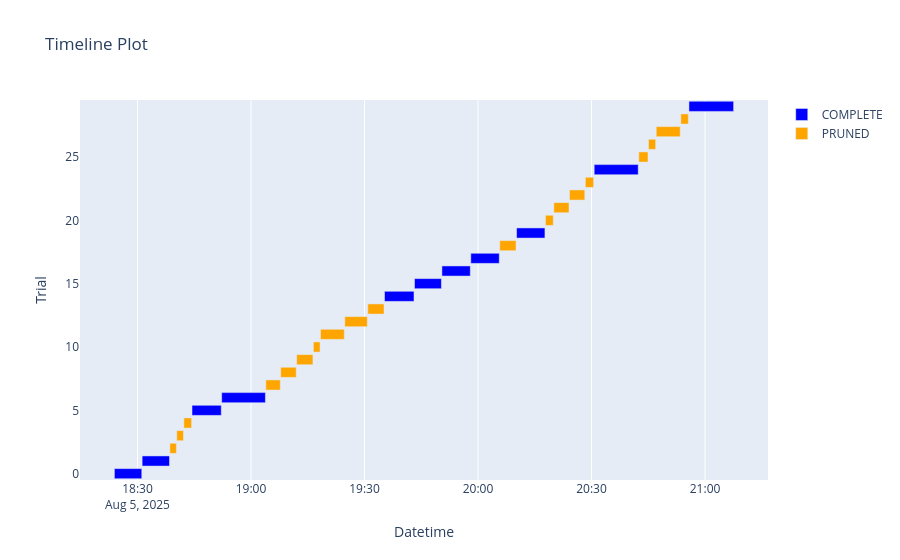

This figure's notebook cell:
### Code cell
optuna.visualization.plot_timeline(study)

### Figure 1 — Plotly figure (JSON) as saved in the notebook; plotly's stock layout.template omitted (floating-point values rounded to 4 significant figures)
{"data": [{"base": ["2025-08-05T18:23:54.176238", "2025-08-05T18:31:13.943316", "2025-08-05T18:44:24.960654", "2025-08-05T18:52:15.334722", "2025-08-05T19:35:17.346637", "2025-08-05T19:43:13.046690", "2025-08-05T19:50:27.868737", "2025-08-05T19:58:05.913601", "2025-08-05T20:10:11.580384", "2025-08-05T20:30:42.487274", "2025-08-05T20:55:45.063316"], "hovertemplate": "%{text}<extra>COMPLETE</extra>", "marker": {"color": "blue"}, "name": "COMPLETE", "orientation": "h", "text": ["{<br>  \"number\": 0,<br>  \"values\": [<br>    0.04472615741766416<br>  ],<br>  \"params\": {<br>    \"backbone_LR\": 1.158786056141319e-06,<br>    \"head_LR\": 0.0012947327905516305,<br>    \"weight_decay\": 0.00248302911476369,<br>    \"batch_size\": 128,<br>    \"head_layer_1\": 1024,<br>    \"num_layers\": 1,<br>    \"dropout\": 0.30000000000000004<br>  }<br>}", "{<br>  \"number\": 1,<br>  \"values\": [<br>    0.044057217928079456<br>  ],<br>  \"params\": {<br>    \"backbone_LR\": 2.1233895832032992e-06,<br>    \"head_LR\": 5.682620280991993e-05,<br>    \"weight_decay\": 0.003029448997032922,<br>    \"batch_size\": 128,<br>    \"head_layer_1\": 512,<br>    \"num_layers\": 1,<br>    \"dropout\": 0.2<br>  }<br>}", "{<br>  \"number\": 5,<br>  \"values\": [<br>    0.004571005637094809<br>  ],<br>  \"params\": {<br>    \"backbone_LR\": 3.595431762380958e-05,<br>    \"head_LR\": 2.068289969882476e-05,<br>    \"weight_decay\": 0.00018322898756649783,<br>    \"batch_size\": 32,<br>    \"head_layer_1\": 1024,<br>    \"num_layers\": 2,<br>    \"head_layer_2\": 256,<br>    \"dropout\": 0.0<br>  }<br>}", "{<br>  \"number\": 6,<br>  \"values\": [<br>    0.014069118295909186<br>  ],<br>  \"params\": {<br>    \"backbone_LR\": 0.0005697977416424207,<br>    \"head_LR\": 0.0007075653244860886,<br>    \"weight_decay\": 0.00014672133866428438,<br>    \"batch_size\": 8,<br>    \"head_layer_1\": 1024,<br>    \"num_layers\": 1,<br>    \"dropout\": 0.0<br>  }<br>}", "{<br>  \"number\": 14,<br>  \"values\": [<br>    0.004478577457260913<br>  ],<br>  \"params\": {<br>    \"backbone_LR\": 1.0301894045998728e-05,<br>    \"head_LR\": 4.4401173254040736e-05,<br>    \"weight_decay\": 0.0024272923850788193,<br>    \"batch_size\": 32,<br>    \"head_layer_1\": 1024,<br>    \"num_layers\": 2,<br>    \"head_layer_2\": 128,<br>    \"dropout\": 0.0<br>  }<br>}", "{<br>  \"number\": 15,<br>  \"values\": [<br>    0.004529840474088605<br>  ],<br>  \"params\": {<br>    \"backbone_LR\": 2.253637954268342e-06,<br>    \"head_LR\": 1.004817511780042e-05,<br>    \"weight_decay\": 0.003521485652095079,<br>    \"batch_size\": 64,<br>    \"head_layer_1\": 1024,<br>    \"num_layers\": 2,<br>    \"head_layer_2\": 128,<br>    \"dropout\": 0.0<br>  }<br>}", "{<br>  \"number\": 16,<br>  \"values\": [<br>    0.0033030741391345286<br>  ],<br>  \"params\": {<br>    \"backbone_LR\": 2.0813751179131146e-06,<br>    \"head_LR\": 4.982644048867052e-06,<br>    \"weight_decay\": 0.024500008424662767,<br>    \"batch_size\": 32,<br>    \"head_layer_1\": 1024,<br>    \"num_layers\": 2,<br>    \"head_layer_2\": 128,<br>    \"dropout\": 0.0<br>  }<br>}", "{<br>  \"number\": 17,<br>  \"values\": [<br>    0.003975796405799114<br>  ],<br>  \"params\": {<br>    \"backbone_LR\": 1.6316385478858395e-06,<br>    \"head_LR\": 3.7135517160449843e-06,<br>    \"weight_decay\": 0.36557525368847993,<br>    \"batch_size\": 32,<br>    \"head_layer_1\": 1024,<br>    \"num_layers\": 2,<br>    \"head_layer_2\": 128,<br>    \"dropout\": 0.0<br>  }<br>}", "{<br>  \"number\": 19,<br>  \"values\": [<br>    0.0039049869542045947<br>  ],<br>  \"params\": {<br>    \"backbone_LR\": 1.051977576599649e-06,<br>    \"head_LR\": 4.871793070490778e-06,<br>    \"weight_decay\": 0.20473871786846903,<br>    \"batch_size\": 32,<br>    \"head_layer_1\": 1024,<br>    \"num_layers\": 2,<br>    \"head_layer_2\": 128,<br>    \"dropout\": 0.0<br>  }<br>}", "{<br>  \"number\": 24,<br>  \"values\": [<br>    0.003806186151674753<br>  ],<br>  \"params\": {<br>    \"backbone_LR\": 1.838934064809508e-06,<br>    \"head_LR\": 8.354097348060953e-06,<br>    \"weight_decay\": 0.26179639294296664,<br>    \"batch_size\": 8,<br>    \"head_layer_1\": 256,<br>    \"num_layers\": 1,<br>    \"dropout\": 0.0<br>  }<br>}", "{<br>  \"number\": 29,<br>  \"values\": [<br>    0.003716752003379372<br>  ],<br>  \"params\": {<br>    \"backbone_LR\": 9.902323953050831e-06,<br>    \"head_LR\": 1.7674854687250037e-06,<br>    \"weight_decay\": 0.009598702282888961,<br>    \"batch_size\": 8,<br>    \"head_layer_1\": 2048,<br>    \"num_layers\": 2,<br>    \"head_layer_2\": 1024,<br>    \"dropout\": 0.0<br>  }<br>}"], "textposition": "none", "type": "bar", "x": [434200.0, 433900.0, 463900.0, 693500.0, 467800.0, 426700.0, 450000.0, 451000.0, 449900.0, 698200.0, 708000.0], "y": [0, 1, 5, 6, 14, 15, 16, 17, 19, 24, 29]}, {"base": ["2025-08-05T18:38:33.711146", "2025-08-05T18:40:23.606999", "2025-08-05T18:42:15.243703", "2025-08-05T19:03:55.374916", "2025-08-05T19:07:51.616367", "2025-08-05T19:12:04.588181", "2025-08-05T19:16:29.864772", "2025-08-05T19:18:22.673779", "2025-08-05T19:24:47.341729", "2025-08-05T19:30:52.679484", "2025-08-05T20:05:44.966851", "2025-08-05T20:17:49.860565", "2025-08-05T20:20:02.447898", "2025-08-05T20:24:11.850114", "2025-08-05T20:28:22.305712", "2025-08-05T20:42:29.931458", "2025-08-05T20:45:04.555934", "2025-08-05T20:47:06.520279", "2025-08-05T20:53:36.287602"], "hovertemplate": "%{text}<extra>PRUNED</extra>", "marker": {"color": "orange"}, "name": "PRUNED", "orientation": "h", "text": ["{<br>  \"number\": 2,<br>  \"values\": [<br>    0.1419322000673184<br>  ],<br>  \"params\": {<br>    \"backbone_LR\": 1.9286605870306204e-06,<br>    \"head_LR\": 1.7698885483565184e-05,<br>    \"weight_decay\": 0.000987195734131682,<br>    \"batch_size\": 128,<br>    \"head_layer_1\": 1024,<br>    \"num_layers\": 1,<br>    \"dropout\": 0.4<br>  }<br>}", "{<br>  \"number\": 3,<br>  \"values\": [<br>    0.049968336726753756<br>  ],<br>  \"params\": {<br>    \"backbone_LR\": 8.947867421863803e-05,<br>    \"head_LR\": 6.416121589958828e-05,<br>    \"weight_decay\": 0.018532990456349575,<br>    \"batch_size\": 32,<br>    \"head_layer_1\": 1024,<br>    \"num_layers\": 1,<br>    \"dropout\": 0.2<br>  }<br>}", "{<br>  \"number\": 4,<br>  \"values\": [<br>    0.05463936265844565<br>  ],<br>  \"params\": {<br>    \"backbone_LR\": 8.016500591102028e-05,<br>    \"head_LR\": 0.0002463193534243758,<br>    \"weight_decay\": 0.34301337067833354,<br>    \"batch_size\": 128,<br>    \"head_layer_1\": 2048,<br>    \"num_layers\": 1,<br>    \"dropout\": 0.5<br>  }<br>}", "{<br>  \"number\": 7,<br>  \"values\": [<br>    0.055573245152257957<br>  ],<br>  \"params\": {<br>    \"backbone_LR\": 0.00012338455147554216,<br>    \"head_LR\": 0.00026283810658325193,<br>    \"weight_decay\": 0.0021620723599930594,<br>    \"batch_size\": 64,<br>    \"head_layer_1\": 1024,<br>    \"num_layers\": 1,<br>    \"dropout\": 0.30000000000000004<br>  }<br>}", "{<br>  \"number\": 8,<br>  \"values\": [<br>    0.041088185559671656<br>  ],<br>  \"params\": {<br>    \"backbone_LR\": 1.847804107741296e-05,<br>    \"head_LR\": 0.0006993539895548541,<br>    \"weight_decay\": 8.389187711626852e-05,<br>    \"batch_size\": 128,<br>    \"head_layer_1\": 1024,<br>    \"num_layers\": 2,<br>    \"head_layer_2\": 256,<br>    \"dropout\": 0.1<br>  }<br>}", "{<br>  \"number\": 9,<br>  \"values\": [<br>    0.04577745171263814<br>  ],<br>  \"params\": {<br>    \"backbone_LR\": 0.0001181474166546887,<br>    \"head_LR\": 3.740955463435707e-05,<br>    \"weight_decay\": 8.333673828149525e-05,<br>    \"batch_size\": 32,<br>    \"head_layer_1\": 2048,<br>    \"num_layers\": 2,<br>    \"head_layer_2\": 512,<br>    \"dropout\": 0.1<br>  }<br>}", "{<br>  \"number\": 10,<br>  \"values\": [<br>    0.06420007133140014<br>  ],<br>  \"params\": {<br>    \"backbone_LR\": 6.227321530420774e-05,<br>    \"head_LR\": 2.7962744941607696e-06,<br>    \"weight_decay\": 0.00023192074189173198,<br>    \"batch_size\": 128,<br>    \"head_layer_1\": 1024,<br>    \"num_layers\": 2,<br>    \"head_layer_2\": 256,<br>    \"dropout\": 0.1<br>  }<br>}", "{<br>  \"number\": 11,<br>  \"values\": [<br>    0.1275803710644444<br>  ],<br>  \"params\": {<br>    \"backbone_LR\": 0.0002811618856865158,<br>    \"head_LR\": 3.328951109015974e-05,<br>    \"weight_decay\": 0.00020303927087278375,<br>    \"batch_size\": 8,<br>    \"head_layer_1\": 256,<br>    \"num_layers\": 1,<br>    \"dropout\": 0.1<br>  }<br>}", "{<br>  \"number\": 12,<br>  \"values\": [<br>    0.06726638422514074<br>  ],<br>  \"params\": {<br>    \"backbone_LR\": 0.0008547312346498801,<br>    \"head_LR\": 0.002625716902926366,<br>    \"weight_decay\": 8.414408015327138e-05,<br>    \"batch_size\": 8,<br>    \"head_layer_1\": 1024,<br>    \"num_layers\": 1,<br>    \"dropout\": 0.2<br>  }<br>}", "{<br>  \"number\": 13,<br>  \"values\": [<br>    0.042898468082197584<br>  ],<br>  \"params\": {<br>    \"backbone_LR\": 3.751464629600986e-06,<br>    \"head_LR\": 9.985065289919006e-06,<br>    \"weight_decay\": 0.00011433807747595327,<br>    \"batch_size\": 32,<br>    \"head_layer_1\": 128,<br>    \"num_layers\": 2,<br>    \"head_layer_2\": 2048,<br>    \"dropout\": 0.1<br>  }<br>}", "{<br>  \"number\": 18,<br>  \"values\": [<br>    0.040941722225397825<br>  ],<br>  \"params\": {<br>    \"backbone_LR\": 2.8856249401728064e-06,<br>    \"head_LR\": 3.8951054916165426e-05,<br>    \"weight_decay\": 0.3967743668874882,<br>    \"batch_size\": 32,<br>    \"head_layer_1\": 128,<br>    \"num_layers\": 2,<br>    \"head_layer_2\": 1024,<br>    \"dropout\": 0.1<br>  }<br>}", "{<br>  \"number\": 20,<br>  \"values\": [<br>    0.005483195140886192<br>  ],<br>  \"params\": {<br>    \"backbone_LR\": 4.833541264683696e-06,<br>    \"head_LR\": 0.0010008036766769271,<br>    \"weight_decay\": 0.18223325590958514,<br>    \"batch_size\": 128,<br>    \"head_layer_1\": 2048,<br>    \"num_layers\": 2,<br>    \"head_layer_2\": 128,<br>    \"dropout\": 0.0<br>  }<br>}", "{<br>  \"number\": 21,<br>  \"values\": [<br>    0.00396112530814627<br>  ],<br>  \"params\": {<br>    \"backbone_LR\": 4.571064436909836e-06,<br>    \"head_LR\": 1.6823014598722661e-06,<br>    \"weight_decay\": 0.48070176221656397,<br>    \"batch_size\": 128,<br>    \"head_layer_1\": 1024,<br>    \"num_layers\": 2,<br>    \"head_layer_2\": 128,<br>    \"dropout\": 0.0<br>  }<br>}", "{<br>  \"number\": 22,<br>  \"values\": [<br>    0.004668858488842558<br>  ],<br>  \"params\": {<br>    \"backbone_LR\": 1.6303738822118743e-06,<br>    \"head_LR\": 1.086295645068576e-06,<br>    \"weight_decay\": 0.14252744959433963,<br>    \"batch_size\": 32,<br>    \"head_layer_1\": 1024,<br>    \"num_layers\": 2,<br>    \"head_layer_2\": 128,<br>    \"dropout\": 0.0<br>  }<br>}", "{<br>  \"number\": 23,<br>  \"values\": [<br>    0.057826728859223464<br>  ],<br>  \"params\": {<br>    \"backbone_LR\": 1.1450083343972792e-06,<br>    \"head_LR\": 2.90035698075321e-06,<br>    \"weight_decay\": 0.026599815508887754,<br>    \"batch_size\": 16,<br>    \"head_layer_1\": 2048,<br>    \"num_layers\": 2,<br>    \"head_layer_2\": 128,<br>    \"dropout\": 0.2<br>  }<br>}", "{<br>  \"number\": 25,<br>  \"values\": [<br>    0.046966518102222736<br>  ],<br>  \"params\": {<br>    \"backbone_LR\": 1.2557613648058542e-06,<br>    \"head_LR\": 1.3252559958260208e-05,<br>    \"weight_decay\": 0.023405519308881028,<br>    \"batch_size\": 8,<br>    \"head_layer_1\": 256,<br>    \"num_layers\": 1,<br>    \"dropout\": 0.1<br>  }<br>}", "{<br>  \"number\": 26,<br>  \"values\": [<br>    0.005592706107283727<br>  ],<br>  \"params\": {<br>    \"backbone_LR\": 1.523307608664157e-06,<br>    \"head_LR\": 1.8915499856069717e-05,<br>    \"weight_decay\": 0.38769530820441933,<br>    \"batch_size\": 64,<br>    \"head_layer_1\": 512,<br>    \"num_layers\": 1,<br>    \"dropout\": 0.0<br>  }<br>}", "{<br>  \"number\": 27,<br>  \"values\": [<br>    0.04823340677345792<br>  ],<br>  \"params\": {<br>    \"backbone_LR\": 1.2496566152756148e-05,<br>    \"head_LR\": 2.5071950349178365e-05,<br>    \"weight_decay\": 0.15985296227975265,<br>    \"batch_size\": 8,<br>    \"head_layer_1\": 128,<br>    \"num_layers\": 1,<br>    \"dropout\": 0.1<br>  }<br>}", "{<br>  \"number\": 28,<br>  \"values\": [<br>    0.055675529749490894<br>  ],<br>  \"params\": {<br>    \"backbone_LR\": 3.408993327322201e-06,<br>    \"head_LR\": 1.5249690421856067e-06,<br>    \"weight_decay\": 0.0012377797942645051,<br>    \"batch_size\": 32,<br>    \"head_layer_1\": 512,<br>    \"num_layers\": 2,<br>    \"head_layer_2\": 2048,<br>    \"dropout\": 0.2<br>  }<br>}"], "textposition": "none", "type": "bar", "x": [104000.0, 105700.0, 123300.0, 229500.0, 246000.0, 258000.0, 105500.0, 377200.0, 357900.0, 256900.0, 258100.0, 123800.0, 240600.0, 241500.0, 131100.0, 145600.0, 112700.0, 380200.0, 119100.0], "y": [2, 3, 4, 7, 8, 9, 10, 11, 12, 13, 18, 20, 21, 22, 23, 25, 26, 27, 28]}], "layout": {"showlegend": true, "title": {"text": "Timeline Plot"}, "xaxis": {"title": {"text": "Datetime"}, "type": "date"}, "yaxis": {"title": {"text": "Trial"}}}}
